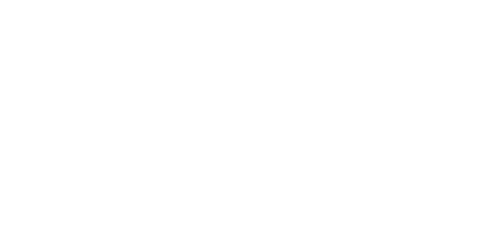
Frame 1 (no input)
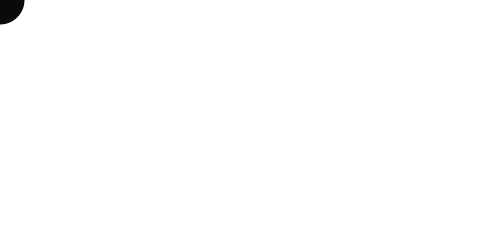
Frame 60 (the mouse pressed at the canvas centre just before this capture)
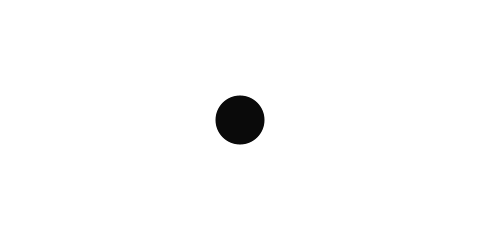
Frame 120 (the mouse held since frame 60 and released just before this capture)

The Processing sketch that drew these frames (run headless with seeded random() and noise(); from frame 60 on, the mouse is pressed at the canvas centre):

// Processing sketch: example_23_5_mouse_history_pvector
// ── example_23_5_mouse_history_pvector.pde
// Learning Processing
// Daniel Shiffman
// http://www.learningprocessing.com

// Example 23-5: A snake following the mouse
// Using an ArrayList of PVector objects

// Declare an ArrayList of PVector objects
ArrayList<PVector> history = new ArrayList<PVector>();

void setup() {
  size(480, 240);
}

void draw() {
  background(255);

  // New mouse position
  PVector mouse = new PVector(mouseX, mouseY);
  history.add(mouse);

  // Remove old ones
  if (history.size() > 50) {
    history.remove(0);
  }

  // Draw everything
  for (int i = 0; i < history.size (); i++ ) {
    // Draw an ellipse for each element in the ArrayList. 
    // Color and size are tied to the loop's counter: i.
    noStroke();
    fill(255-i*5);
    // Grab the current PVector
    PVector position = history.get(i);
    // Look at the x and y of each PVector
    ellipse(position.x, position.y, i, i);
  }
}
